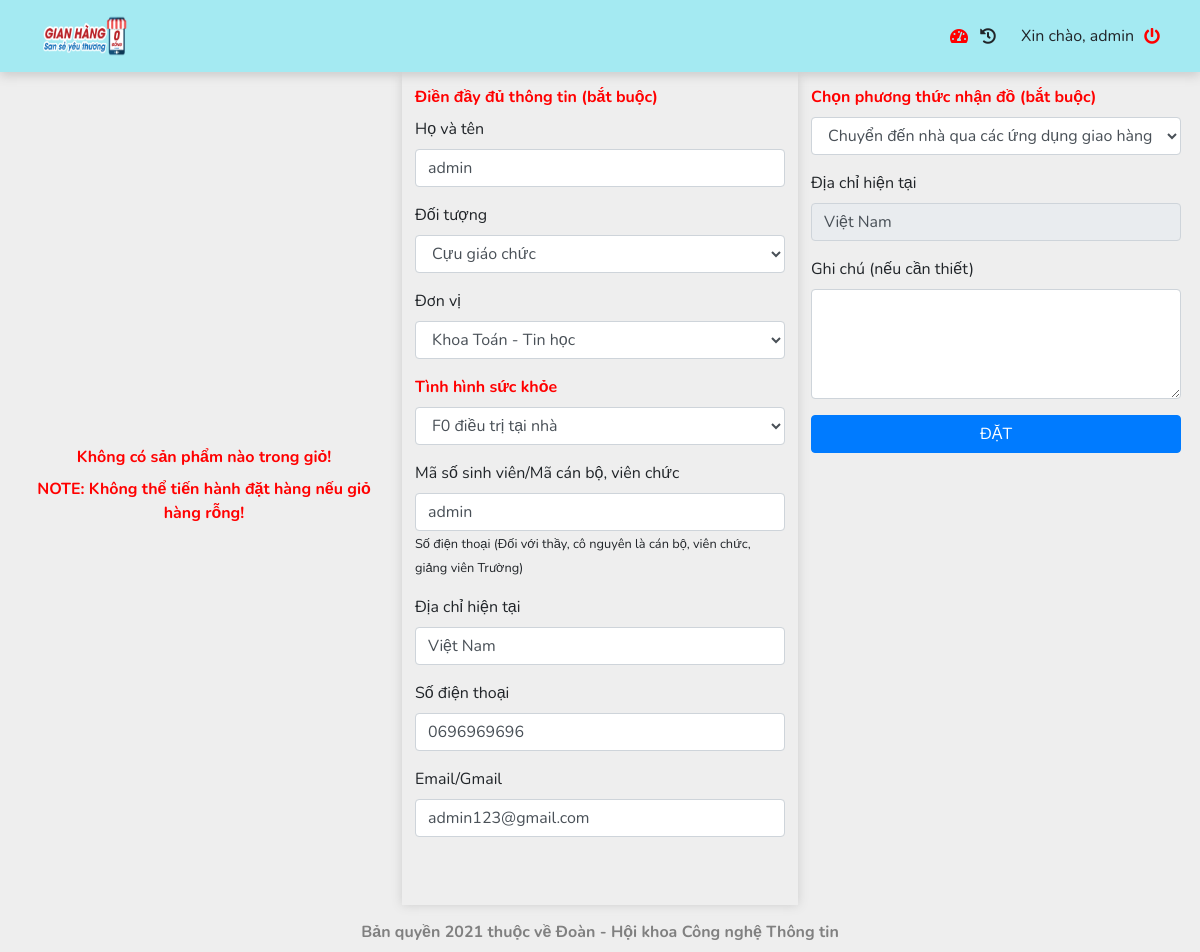
/Order/Index (signed in), run on the app's committed database.
### tables this page shows
CREATE TABLE `accounts` (
  `ID` int(11) NOT NULL,
  `UserName` varchar(50) NOT NULL,
  `PassWord` varchar(255) NOT NULL,
  `Name` varchar(250) DEFAULT NULL,
  `Email` varchar(250) DEFAULT NULL,
  `Address` varchar(250) DEFAULT NULL,
  `Phone` varchar(50) DEFAULT NULL,
  `CreatedDay` date NOT NULL,
  `Type` int(10) NOT NULL DEFAULT 0,
  `Status` tinyint(1) NOT NULL DEFAULT 0
);

### MVC/Controllers/Order.php (called while the page is built, shortened)
<?php
class Order extends ViewModel
{
    public function Index()
    {
        $accounts = $this->getModel('AccountsDAL');
        $account = json_decode($accounts->getAccountByID($_SESSION['USER_ID_SESSION']), true);
        $listCarts = array();
        $this->loadView('Shared', 'Layout', [
            'title' => 'Đặt hàng',
            'page' => 'Order/Index',
            'account' => $account,
            'listCarts' => $listCarts
        ]);
    }
}

### MVC/Core/App.php (called while the page is built, shortened)
<?php
class App{
	protected $controller = 'Home';
	protected $action = 'Index';
	function __construct(){
		$url = $this->getUrl();
		$link = './MVC/Controllers/';
		if (file_exists($link.$url[0].'.php')) {
			$this->controller = $url[0];
		}
		unset($url[0]);
		if (isset($url[1])) {
			if (method_exists($this->controller, $url[1])) {
				$this->action = $url[1];
			}
			unset($url[1]);
		}
		$this->controller = new $this->controller;
		$this->parametres = (!empty($url))?array_values($url):[];
		call_user_func_array(array($this->controller,$this->action), $this->parametres);
	}
	private function getURL(){
		$url = isset($_GET['url'])?explode('/', trim($_GET['url'],'/')):[$this->controller,$this->action];
		return $url;
	}
}
?>

### index.php (called while the page is built, shortened)
<?php
    $init = new App();
?>

### MVC/Core/Database.php (called while the page is built, shortened)
<?php
class Database{
	function __construct(){
		try {
			$this->connectionString = mysqli_connect(DB_HOST,DB_USERNAME,DB_PASSWORD,DB_SERVERNAME);
		} catch (Exception $e) {
			exit($e->getMessage());
		}
	}
}
?>

### MVC/Models/AccountsDAL.php (called while the page is built, shortened)
<?php
class AccountsDAL extends Database
{
	public function getAccountByID($userID)
	{
		$query = "SELECT * FROM accounts WHERE ID = '$userID' LIMIT 1";
		$result = mysqli_query($this->connectionString, $query);
		return json_encode(mysqli_fetch_assoc($result));
	}
}

### MVC/Views/Order/Index.php (the view, shortened to what this page needs)
<div class="content" style="height:92%;">
    <div class="order-wrapper">
        <div class="carts">
            <?php if (count($model['listCarts']) > 0) : ?>
                <?php foreach (array_reverse($model['listCarts']) as $item) : ?>
                    <div class="item">
                        <input type="hidden" class="cart-item" value="<?php echo $item['ProductID']; ?>">
                        <div class="item-image">
                            <img style="width:90%;height:90%;background-size:100% auto;border-radius:5px;" src="<?php echo IMAGE_URL . '/' . $item['Image']; ?>" />
                        </div>
                        <div class="item-infor">
                            <label class="item-name" title="<?php echo $item['ProductName']; ?>"><?php echo $item['ProductName']; ?></label>
                            <label class="item-description" title="<?php echo ($item['Description']) ? $item['Description'] : " Chưa có mô tả cho sản phẩm này"; ?>"><?php echo ($item['Description']) ? $item['Description'] : " Chưa có mô tả cho sản phẩm này"; ?></label>
                            <i title="Xóa" class="far fa-trash-alt item-remove" onclick="passDataRemove(<?php echo $item['ProductID']; ?>,'<?php echo $item['ProductName']; ?>');"></i>
                        </div>
                    </div>
                <?php endforeach; ?>
            <?php else : ?>
                <div style="display:flex;flex-direction:column;justify-content:center;align-items:center;height:100%;text-align:center;">
                    <label style="color:red;font-weight:bold;">Không có sản phẩm nào trong giỏ!</label>
                    <label style="color:red;font-weight:bold;">NOTE: Không thể tiến hành đặt hàng nếu giỏ hàng rỗng!</label>
                </div>
            <?php endif; ?>
        </div>
        <div class="detail scroll-down">
            <form class="detail-form">
                <label style="color:red;font-weight:bold;">Điền đầy đủ thông tin (bắt buộc)</label>
                <div class="form-group">
                    <label>Họ và tên</label>
                    <input type="text" class="form-control" name="detail-name" value="<?php echo $model['account']['Name']; ?>" placeholder="Nhập họ và tên ..." required>
                </div>
                <div class="form-group">
                    <label>Đối tượng</label>
                    <select class="form-control" id="detail-object">
                        <option>Cựu giáo chức</option>
                    </select>
                </div>
                <div class="form-group">
                    <label>Đơn vị</label>
                    <select class="form-control" id="detail-khoa">
                        <option>Khoa Toán - Tin học</option>
                    </select>
                </div>
                <div class="form-group">
                    <label style="color:red;font-weight:bold;">Tình hình sức khỏe</label>
                    <select class="form-control" id="detail-health">
                        <option>F0 điều trị tại nhà</option>
                    </select>
                </div>
                <div class="form-group">
                    <label>Mã số sinh viên/Mã cán bộ, viên chức</label>
                    <input type="text" class="form-control" name="detail-mssv" value="<?php echo $model['account']['UserName']; ?>" placeholder="Nhập mã số sinh viên/Mã cán bộ, viên chức ..." required>
                    <small>Số điện thoại (Đối với thầy, cô nguyên là cán bộ, viên chức, giảng viên Trường)</small>
                </div>
                <div class="form-group">
                    <label>Địa chỉ hiện tại</label>
                    <input type="text" class="form-control" name="detail-address" value="<?php echo $model['account']['Address']; ?>" placeholder="Nhập địa chỉ ..." required>
                </div>
                <div class="form-group">
                    <label>Số điện thoại</label>
                    <input type="text" class="form-control" name="detail-phone" value="<?php echo $model['account']['Phone']; ?>" maxlength="10" placeholder="Nhập số điện thoại ..." required>
                </div>
                <div class="form-group">
                    <label>Email/Gmail</label>
                    <input type="email" class="form-control" name="detail-email" value="<?php echo $model['account']['Email']; ?>" placeholder="Nhập email hoặc gmail ..." required>
                </div>
            </form>
        </div>
        <div class="method scroll-down">
            <div class="form-group">
                <label style="color:red;font-weight:bold;">Chọn phương thức nhận đồ (bắt buộc)</label>
                <select class="form-control" id="method">
                    <option>Chuyển đến nhà qua các ứng dụng giao hàng (Người nhận trả phí vận chuyển, Ban tổ chức hỗ trợ đặt dịch vụ)</option>
                </select>
            </div>
            <div class="form-group" id="method-area">
                <label>Địa chỉ hiện tại</label>
                <input type="text" class="form-control" id="method-address" placeholder="Địa chỉ hiện tại" value="<?php echo $model['account']['Address']; ?>" readonly>
            </div>
            <div class="form-group">
                <label>Ghi chú (nếu cần thiết)</label>
                <textarea class="form-control" id="method-note" rows="4"></textarea>
            </div>
            <div style="display:flex;justify-content:center" id="order-btn">
                <a onclick="$('#checkOrderModal').modal();" style="width:100%;" class="btn btn-primary">ĐẶT</a>
            </div>
        </div>
    </div>
</div>

### Public/css/style.css (style rules this page uses)
body { width: 100%; height: 100vh; background-color: #eee !important; }
* { margin: 0; padding: 0; box-sizing: border-box; text-decoration: none; list-style: none; font-family: 'Nunito', sans-serif; }
.scroll-down { animation: scroll-down 1s ease; }
.content { width: 100%; position: relative; display: flex; flex-direction: column; }
.content .order-wrapper { width: 100%; height: 100%; display: flex; justify-content: center; }
.content .order-wrapper .infor, .content .order-wrapper .detail { box-shadow: 0 0 10px #ccc; }
.content .order-wrapper .ordered, .content .order-wrapper .infor, .content .order-wrapper .status, .content .order-wrapper .carts, .content .order-wrapper .detail, .content .order-wrapper .method { width: 33%; height: 100%; max-width: 33%; max-height: 100%; padding: 13px; overflow: scroll; }

### data on the page
accounts: detail-name "admin", detail-mssv "admin", detail-address "Việt Nam", detail-phone "0696969696", detail-email "admin123@gmail.com", Address "Việt Nam"

### other printed values
$_SESSION['USER_SESSION'] "admin"
